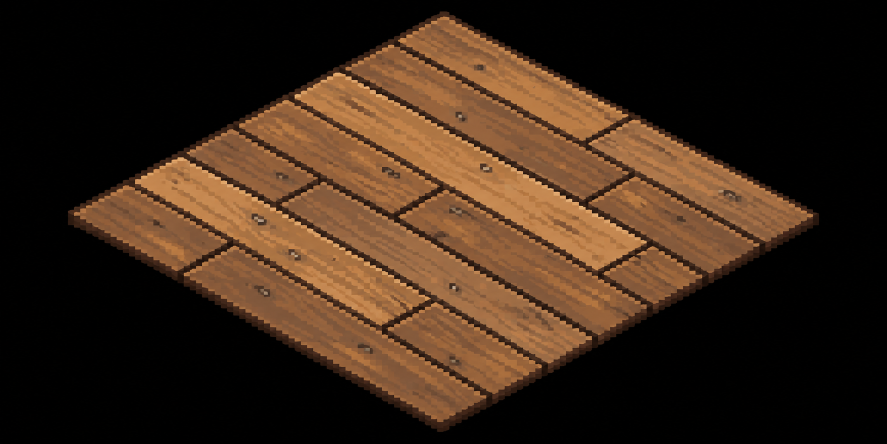
#> input picture Converter/file_00000000e7b4820ea8e8cdc823cfa927.png, 1774 x 887 px, found by its file name (shown at 1/2 size)
$ python generate_wood_paths.py
#> lines starting #> are read from the running program, lines starting #| are printed output that depends on the picture; after the words box and inside, x2 and y2 are one past the last pixel; in counts of white or black regions, pixels touching at a corner belong together
### tools/tile_geometry.py
"""One raster footprint for all 128x64 ground/path tile stages."""

from PIL import Image, ImageDraw

TILE_WIDTH = 128
TILE_HEIGHT = 64


def diamond_mask() -> Image.Image:
    mask = Image.new("L", (TILE_WIDTH, TILE_HEIGHT), 0)
    ImageDraw.Draw(mask).polygon(
        ((TILE_WIDTH // 2, 0), (TILE_WIDTH - 1, TILE_HEIGHT // 2),
         (TILE_WIDTH // 2, TILE_HEIGHT - 1), (0, TILE_HEIGHT // 2)),
        fill=255,
    )
    return mask

### tools/ground_tile_worker.py
#!/usr/bin/env python3
"""Reusable City Horizon ground-tile preparation worker.

One command takes a source image and produces a canonical 128x64 RGBA
isometric ground tile plus a seam preview/report. It is intentionally generic
so future dirt, sand, mud, snow, stone and similar ground materials can reuse
the same intake instead of rebuilding one-off cleanup scripts.

Pipeline:
1. normalize arbitrary PNG/JPG input to the canonical 128x64 diamond;
2. fill transparent texels from nearby interior texture before sampling the edge;
3. optionally replace a baked visual border/bevel with nearby interior texture;
4. optionally decontaminate obvious dark/saturated edge outliers using nearby valid material samples;
5. harden the diamond alpha so connected tiles cannot reveal grass hairlines;
6. match only the exact opposite-edge samples needed for seamless repetition;
7. render a grid-free repeated preview and write JSON metrics.

The seam stage deliberately does not diffuse border colours into the interior.
That keeps authored texture/style intact and avoids radial streaks or stains.
This worker does not invent topology/autotile art. A topology-specific generator
can consume its prepared PNG afterwards.
"""
from __future__ import annotations

import argparse
import colorsys
import json
import tempfile
from pathlib import Path

from PIL import Image

from normalize_atomic_path_tile import normalize
from tile_geometry import diamond_mask

W, H = 128, 64
DEFAULT_MAX_EDGE_ERROR = 6.0


def strip_edge_band(source: Image.Image, band_pixels: int) -> Image.Image:
    """Replace a baked rim/bevel with nearby interior texture.

    Samples move inward along the local edge normal instead of toward the tile
    centre. That removes a raised rim without stretching the material into a
    radial/star pattern at the four diamond corners.
    """
    if band_pixels <= 0:
        return source.convert("RGBA")

    source = source.convert("RGBA")
    src = source.load()
    result = source.copy()
    dst = result.load()
    cx, cy = W / 2.0, H / 2.0
    mask = diamond_mask()
    mp = mask.load()

    for y in range(H):
        for x in range(W):
            if mp[x, y] == 0:
                continue

            dx = x - cx
            dy = y - cy
            d = abs(dx) / (W / 2.0) + abs(dy) / (H / 2.0)
            edge_depth = (1.0 - d) * (H / 2.0)
            if edge_depth >= band_pixels:
                continue

            sign_x = -1.0 if dx < 0 else 1.0
            sign_y = -1.0 if dy < 0 else 1.0
            nx = -sign_x / (W / 2.0)
            ny = -sign_y / (H / 2.0)
            length = max(1e-6, (nx * nx + ny * ny) ** 0.5)
            nx /= length
            ny /= length

            pull = max(1.0, band_pixels - edge_depth + 1.0)
            sx = round(x + nx * pull)
            sy = round(y + ny * pull)
            sx = min(W - 1, max(0, sx))
            sy = min(H - 1, max(0, sy))

            for step in range(0, band_pixels + 3):
                tx = round(sx + nx * step)
                ty = round(sy + ny * step)
                if 0 <= tx < W and 0 <= ty < H and mp[tx, ty] != 0:
                    sx, sy = tx, ty
                    break

            dst[x, y] = src[sx, sy]

    result.putalpha(mask)
    return result


def decontaminate_edge_outliers(source: Image.Image, band_pixels: int) -> tuple[Image.Image, int]:
    """Replace obvious non-material pixels near the diamond perimeter.

    This is intentionally conservative and only touches the outer band. A pixel
    is considered contaminated when it is very dark, or when it is strongly
    saturated red/blue/green compared with the warm sand/soil family. Replacement
    samples are taken from valid pixels farther inward along the local edge normal.
    The tile centre is never modified by this stage.
    """
    if band_pixels <= 0:
        return source.convert("RGBA"), 0

    source = source.convert("RGBA")
    src = source.load()
    result = source.copy()
    dst = result.load()
    mask = diamond_mask()
    mp = mask.load()
    cx, cy = W / 2.0, H / 2.0
    replaced = 0

    # [13 lines left out: function contaminated, not called in this run]

    for y in range(H):
        for x in range(W):
            if mp[x, y] == 0:
                continue
            dx = x - cx
            dy = y - cy
            d = abs(dx) / (W / 2.0) + abs(dy) / (H / 2.0)
            edge_depth = (1.0 - d) * (H / 2.0)
            if edge_depth >= band_pixels:
                continue
            r, g, b, a = src[x, y]
            if not contaminated(r, g, b, a):
                continue

            sign_x = -1.0 if dx < 0 else 1.0
            sign_y = -1.0 if dy < 0 else 1.0
            nx = (-sign_x / (W / 2.0))
            ny = (-sign_y / (H / 2.0))
            length = max(1e-6, (nx * nx + ny * ny) ** 0.5)
            nx /= length
            ny /= length

            replacement = None
            for step in range(band_pixels + 2, band_pixels + 28):
                tx = round(x + nx * step)
                ty = round(y + ny * step)
                if not (0 <= tx < W and 0 <= ty < H) or mp[tx, ty] == 0:
                    continue
                tr, tg, tb, ta = src[tx, ty]
                if ta >= 240 and not contaminated(tr, tg, tb, ta):
                    replacement = (tr, tg, tb, 255)
                    break
            if replacement is not None:
                dst[x, y] = replacement
                replaced += 1

    result.putalpha(mask)
    return result, replaced


def fill_transparent_edge(source: Image.Image) -> Image.Image:
    source = source.convert("RGBA")
    src = source.load()
    opaque = [(x, y) for y in range(H) for x in range(W) if src[x, y][3] >= 240]
    if not opaque:
        raise ValueError("source has no opaque pixels")

    result = Image.new("RGBA", (W, H), (0, 0, 0, 0))
    dst = result.load()
    for y in range(H):
        for x in range(W):
            if src[x, y][3] >= 240:
                dst[x, y] = src[x, y]
                continue
            nx, ny = min(opaque, key=lambda p: (p[0] - x) ** 2 + (p[1] - y) ** 2)
            r, g, b, _ = src[nx, ny]
            dst[x, y] = (r, g, b, 255)
    result.putalpha(diamond_mask())
    return result


def edge_points(a: tuple[int, int], b: tuple[int, int], count: int = 33) -> list[tuple[int, int]]:
    points = []
    for i in range(count):
        t = i / (count - 1)
        x = round(a[0] * (1.0 - t) + b[0] * t)
        y = round(a[1] * (1.0 - t) + b[1] * t)
        points.append((x, y))
    return points


def edge_error(tile: Image.Image) -> float:
    """Mean RGB mismatch between opposite raster edges of the 2:1 diamond."""
    top, right, bottom, left = (W // 2, 0), (W - 1, H // 2), (W // 2, H - 1), (0, H // 2)
    pairs = (
        (edge_points(top, left), edge_points(right, bottom)),
        (edge_points(top, right), edge_points(left, bottom)),
    )
    px = tile.convert("RGBA").load()
    values: list[float] = []
    for first, second in pairs:
        for a, b in zip(first, second):
            ca, cb = px[a[0], a[1]], px[b[0], b[1]]
            values.append(sum(abs(ca[i] - cb[i]) for i in range(3)) / 3.0)
    return sum(values) / len(values)


def harmonize_edges(source: Image.Image, band_pixels: int = 0) -> Image.Image:
    """Match exact opposite border samples without touching interior texels."""
    del band_pixels
    result = source.copy().convert("RGBA")
    px = result.load()
    top, right, bottom, left = (W // 2, 0), (W - 1, H // 2), (W // 2, H - 1), (0, H // 2)
    edge_pairs = (
        (edge_points(top, left, 65), edge_points(right, bottom, 65)),
        (edge_points(top, right, 65), edge_points(left, bottom, 65)),
    )

    for first, second in edge_pairs:
        for a, b in zip(first, second):
            ca, cb = px[a[0], a[1]], px[b[0], b[1]]
            mean = tuple(round((ca[i] + cb[i]) / 2) for i in range(3)) + (255,)
            px[a[0], a[1]] = mean
            px[b[0], b[1]] = mean

    result.putalpha(diamond_mask())
    return result


def repeated_preview(tile: Image.Image, path: Path) -> None:
    canvas = Image.new("RGBA", (768, 384), (87, 126, 62, 255))
    origin_x, origin_y = 384, 48
    for y in range(-2, 4):
        for x in range(-3, 4):
            sx = origin_x + (x - y) * 64 - 64
            sy = origin_y + (x + y) * 32
            canvas.alpha_composite(tile, (sx, sy))
    path.parent.mkdir(parents=True, exist_ok=True)
    canvas.save(path)


def count_near_black_pixels(tile: Image.Image) -> int:
    """Count opaque black residue inside the tile, independent of edge averages."""
    image = tile.convert("RGBA")
    pixels = image.load()
    return sum(
        pixels[x, y][3] >= 240 and max(pixels[x, y][:3]) < 48
        for y in range(image.height) for x in range(image.width)
    )


def prepare(source_path: Path, output_path: Path, preview_path: Path, report_path: Path, max_edge_error: float, strip_edge_pixels: int = 0, decontaminate_edge_pixels: int = 0, max_dark_pixels: int | None = None) -> dict:
    if max_dark_pixels is not None and max_dark_pixels < 0:
        raise ValueError("max_dark_pixels must be non-negative")
    with tempfile.TemporaryDirectory() as tmp:
        normalized_path = Path(tmp) / "normalized.png"
        with Image.open(source_path) as original:
            already_canonical = original.size == (W, H) and original.mode == "RGBA"
        if already_canonical:
            Image.open(source_path).convert("RGBA").save(normalized_path)
        else:
            normalize(source_path, normalized_path)

        normalized = Image.open(normalized_path).convert("RGBA")
        # The reference can have transparent gaps inside the canonical diamond.
        # Fill them while source alpha still tells us which texels are valid;
        # stripping first would copy invisible black RGB and make it opaque.
        filled = fill_transparent_edge(normalized)
        flattened = strip_edge_band(filled, strip_edge_pixels)
        decontaminated, replaced = decontaminate_edge_outliers(flattened, decontaminate_edge_pixels)
        prepared = harmonize_edges(decontaminated)

    output_path.parent.mkdir(parents=True, exist_ok=True)
    prepared.save(output_path)
    repeated_preview(prepared, preview_path)
    error = edge_error(prepared)
    dark_pixels = count_near_black_pixels(prepared)
    report = {
        "schema": "CITY_HORIZON_GROUND_TILE_WORKER_V1",
        "ok": error <= max_edge_error and (max_dark_pixels is None or dark_pixels <= max_dark_pixels),
        "source": str(source_path),
        "output": str(output_path),
        "preview": str(preview_path),
        "width": W,
        "height": H,
        "mode": "RGBA",
        "stripEdgePixels": strip_edge_pixels,
        "decontaminateEdgePixels": decontaminate_edge_pixels,
        "decontaminatedPixels": replaced,
        "edgeHarmonization": "exact-border-only",
        "edgeError": round(error, 4),
        "maxEdgeError": max_edge_error,
        "nearBlackPixels": dark_pixels,
        "maxNearBlackPixels": max_dark_pixels,
    }
    report_path.parent.mkdir(parents=True, exist_ok=True)
    report_path.write_text(json.dumps(report, indent=2) + "\n", encoding="utf-8")
    if not report["ok"]:
        raise SystemExit(
            f"ground tile gate failed: edge_error={error:.2f} (max {max_edge_error:.2f}), "
            f"near_black_pixels={dark_pixels} (max {max_dark_pixels})"
        )
    print(
        f"PASS ground tile prepared: {output_path} edge_error={error:.2f} "
        f"strip_edge={strip_edge_pixels} decontaminated={replaced}"
    )
    return report


# [21 lines left out: function main, not called in this run]


# [2 lines that do not run on import are left out]

### tools/generate_wood_paths.py
"""Generate the City Horizon wooden-path family from an authored source PNG.

The authored source may be a presentation-sized pixel-art render on a black
background. This recipe rectifies only this material into the canonical 2:1
128x64 diamond before handing it to the shared ground-tile worker. It does not
change the global atomic-path intake rules.

This generator is the canonical wood_path_01 recipe and is intentionally kept
separate from global terrain rules so materials that do not need path topology
remain unaffected.
"""
from __future__ import annotations

import argparse
import json
import tempfile
from pathlib import Path

from PIL import Image, ImageChops

from ground_tile_worker import prepare
from tile_geometry import TILE_HEIGHT, TILE_WIDTH, diamond_mask

W, H = TILE_WIDTH, TILE_HEIGHT
NAMES = (
    "wood_path_00_isolated.png", "wood_path_01_end_n.png", "wood_path_02_end_e.png", "wood_path_03_curve_ne.png",
    "wood_path_04_end_s.png", "wood_path_05_straight_ns.png", "wood_path_06_curve_es.png", "wood_path_07_tee_no_w.png",
    "wood_path_08_end_w.png", "wood_path_09_curve_nw.png", "wood_path_10_straight_ew.png", "wood_path_11_tee_no_s.png",
    "wood_path_12_curve_sw.png", "wood_path_13_tee_no_e.png", "wood_path_14_tee_no_n.png", "wood_path_15_cross.png",
)


def rectify_authored_diamond(source_path: Path, output_path: Path, black_threshold: int = 20) -> None:
    """Fit this authored wooden diamond to the official 128x64 camera footprint.

    The source is already approved art. We remove only the near-black
    presentation background, crop its authored silhouette, rectify that
    silhouette to the locked 2:1 footprint, and apply the shared diamond alpha.
    """
    source = Image.open(source_path).convert("RGBA")
    pixels = source.load()
    for y in range(source.height):
        for x in range(source.width):
            red, green, blue, alpha = pixels[x, y]
            if alpha and red <= black_threshold and green <= black_threshold and blue <= black_threshold:
                pixels[x, y] = (red, green, blue, 0)

    bounds = source.getchannel("A").getbbox()
    if bounds is None:
        raise ValueError(f"source contains no usable wooden tile pixels: {source_path}")

    cropped = source.crop(bounds)
    # This material was authored from an image-generation presentation canvas
    # whose visible diamond is slightly too tall. Rectifying the crop is the
    # material-specific camera correction; the shared normalizer remains strict.
    rectified = cropped.resize((W, H), Image.Resampling.LANCZOS)
    rectified.putalpha(ImageChops.multiply(rectified.getchannel("A"), diamond_mask()))
    # The authored diamond occupies the full target footprint; lock alpha to the
    # canonical raster so the downstream seam worker sees one exact topology.
    rectified.putalpha(diamond_mask())
    output_path.parent.mkdir(parents=True, exist_ok=True)
    rectified.save(output_path, "PNG")


def family_preview(tiles: dict[int, Image.Image], output: Path) -> None:
    canvas = Image.new("RGBA", (896, 448), (87, 126, 62, 255))
    origin = (320, 54)

    def at(x: int, y: int) -> tuple[int, int]:
        return origin[0] + (x - y) * 64 - 64, origin[1] + (x + y) * 32

    layout = [
        (0, 0, 2), (1, 0, 10), (2, 0, 10), (3, 0, 8),
        (2, -2, 4), (2, -1, 5), (2, 0, 15), (2, 1, 5), (2, 2, 1),
        (-1, 3, 6), (0, 3, 9), (4, 3, 3), (5, 3, 12),
    ]
    for x, y, mask in layout:
        canvas.alpha_composite(tiles[mask], at(x, y))
    output.parent.mkdir(parents=True, exist_ok=True)
    canvas.save(output, "PNG")


def main() -> None:
    parser = argparse.ArgumentParser(description=__doc__)
    parser.add_argument(
        "--source", type=Path,
        default=Path("Converter/file_00000000e7b4820ea8e8cdc823cfa927.png"),
    )
    parser.add_argument("--output-dir", type=Path, default=Path("assets/terrain/paths/wood_01"))
    parser.add_argument("--work-dir", type=Path, default=Path("out/wood_path_01"))
    args = parser.parse_args()

    args.output_dir.mkdir(parents=True, exist_ok=True)
    args.work_dir.mkdir(parents=True, exist_ok=True)
    base = args.work_dir / "wood_path_base_128x64.png"
    repeat_preview = args.work_dir / "wood_path_repeat_preview.png"
    worker_report = args.work_dir / "wood_path_worker_report.json"

    with tempfile.TemporaryDirectory() as temporary:
        rectified_source = Path(temporary) / "wood_rectified_128x64.png"
        rectify_authored_diamond(args.source, rectified_source)
#> in rectify_authored_diamond, `bounds = source.getchannel("A").getbbox()`: bounds = (136, 23, 1638, 864)
#> in rectify_authored_diamond, `cropped = source.crop(bounds)`:
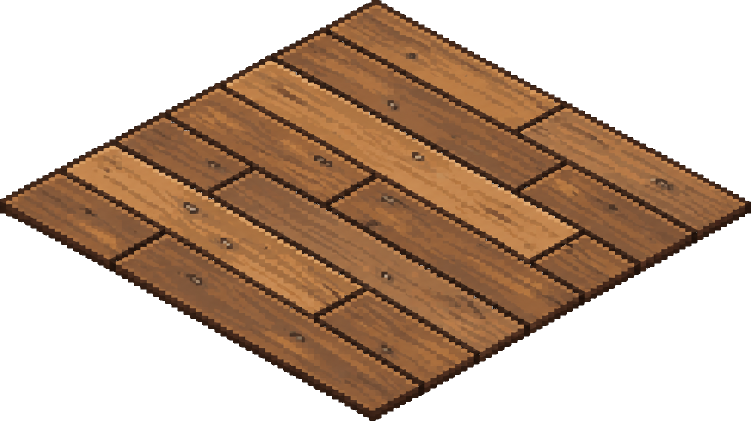
#> cropped: PIL image 1502x841 RGBA (shown at 1/2 size); mean R, G, B, A 72.2, 48.3, 29.8, 130.8; transparent parts drawn white
#> in rectify_authored_diamond, `rectified = cropped.resize((W, H), Image.Resampling.LANCZOS)`:
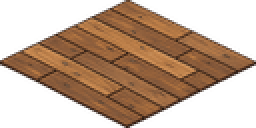
#> rectified: PIL image 128x64 RGBA (shown 2 times larger); mean R, G, B, A 74.6, 49.2, 30.1, 130.8; transparent parts drawn white
#> in diamond_mask, `ImageDraw.Draw(mask).polygon( ((TILE_WIDTH // 2, 0), (TILE_WIDTH - 1, ..`:
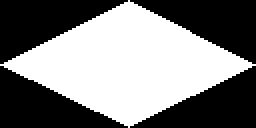
#> mask: PIL image 128x64 L (shown 2 times larger); 49.6% white; 1 white region, box (x1, y1, x2, y2) and area: (0, 0, 128, 64) 4064
#> in rectify_authored_diamond, `rectified.putalpha(ImageChops.multiply(rectified.getchannel("A"), diam..`:
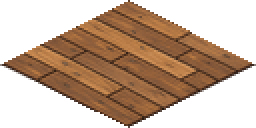
#> rectified: PIL image 128x64 RGBA (shown 2 times larger); mean R, G, B, A 74.6, 49.2, 30.1, 125.4; transparent parts drawn white
        report = prepare(
            rectified_source,
            base,
            repeat_preview,
            worker_report,
            max_edge_error=6.0,
            strip_edge_pixels=1,
            decontaminate_edge_pixels=0,
            max_dark_pixels=None,
        )
#> in fill_transparent_edge, `opaque = [(x, y) for y in range(H) for x in range(W) if src[x, y][3] >..`: opaque = 4064 pairs, first value 0 to 127, second value 0 to 63
#> in prepare, `decontaminated, replaced = decontaminate_edge_outliers(flattened, deco..`: replaced = 0
#> in repeated_preview, `canvas = Image.new("RGBA", (768, 384), (87, 126, 62, 255))`:
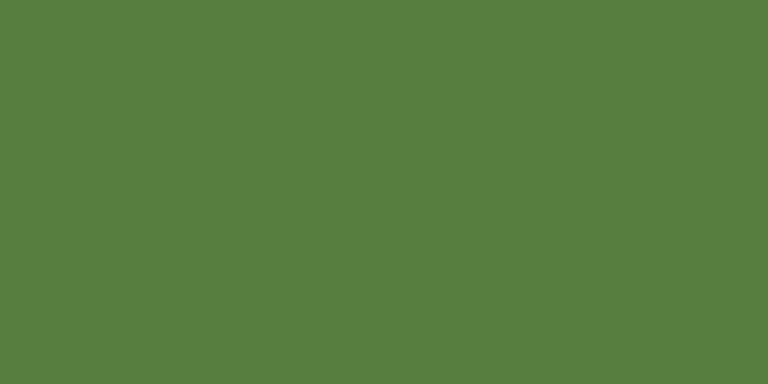
#> canvas: PIL image 768x384 RGBA; mean R, G, B, A 87, 126, 62, 255
#> after the loop in repeated_preview, `for y in range(-2, 4):`:
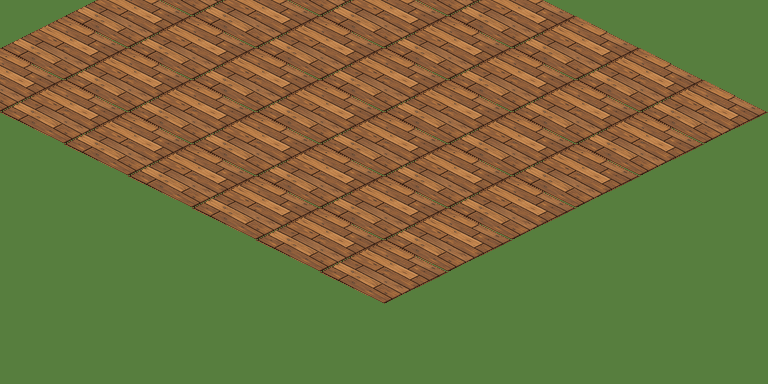
#> canvas: PIL image 768x384 RGBA; mean R, G, B, A 114, 111, 60.4, 255
#> after the loop in edge_error, `for first, second in pairs:`: values = 66 values, max 21.33 at index 49, min 0 at index 0, mean 0.323
#> in prepare, `error = edge_error(prepared)`: error = 0.323
#> in prepare, `dark_pixels = count_near_black_pixels(prepared)`: dark_pixels = 4
#| PASS ground tile prepared: out/wood_path_01/wood_path_base_128x64.png edge_error=0.32 strip_edge=1 decontaminated=0
#> report = 16 items

    prepared = Image.open(base).convert("RGBA")
    # Wooden planks are a continuous floor material. The logical 16-mask
    # topology still controls navigation/neighbor selection, while preserving
    # one seam-safe plank surface avoids rotating or bending the boards at every
    # junction. Separate filenames keep the runtime contract identical to the
    # other path families.
    tiles = {mask: prepared.copy() for mask in range(16)}
#> tiles = 16 items
    for mask, tile in tiles.items():
        tile.save(args.output_dir / NAMES[mask], "PNG")
#> this loop made 16 passes

    preview = args.work_dir / "wood_path_autotile_preview.png"
    family_preview(tiles, preview)
#> after the loop in family_preview, `for x, y, mask in layout:`:
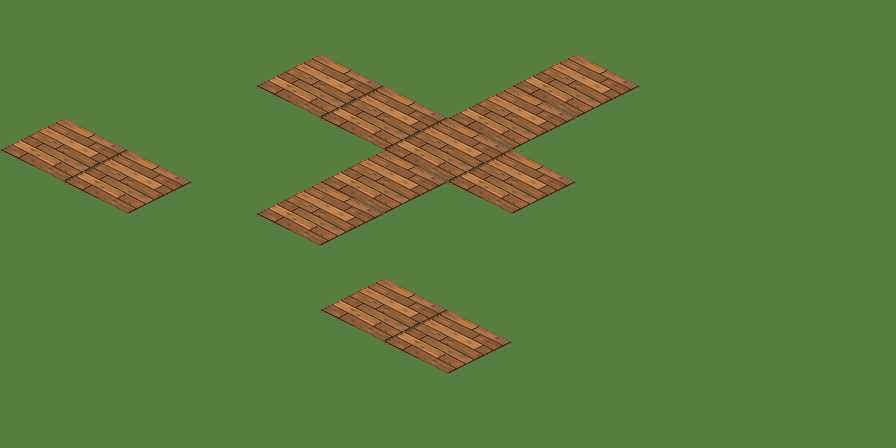
#> canvas: PIL image 896x448 RGBA; mean R, G, B, A 93.8, 122.3, 61.6, 255
    manifest = {
        "contract": "CH_ATOMIC_PATH_FAMILY_V1",
        "id": "wood_path_01",
        "styleId": "wood_path",
        "displayName": "Caminho de Madeira",
        "tileCanvas": {"width": W, "height": H, "projection": "isometric_2_to_1"},
        "connectivity": {"bits": {"N": 1, "E": 2, "S": 4, "W": 8}, "variantCount": 16},
        "source": str(args.source),
        "variants": list(NAMES),
        "workerReport": report,
        "promotionState": "runtime",
    }
    (args.output_dir / "wood_path_01.json").write_text(
        json.dumps(manifest, indent=2, ensure_ascii=False) + "\n", encoding="utf-8")

    print(
        f"PASS wood path: source={args.source} masks=16 edge_error={report['edgeError']} "
        f"runtime={args.output_dir} preview={preview}"
    )
#| PASS wood path: source=Converter/file_00000000e7b4820ea8e8cdc823cfa927.png masks=16 edge_error=0.3232 runtime=assets/terrain/paths/wood_01 preview=out/wood_path_01/wood_path_autotile_preview.png


if __name__ == "__main__":
    main()
